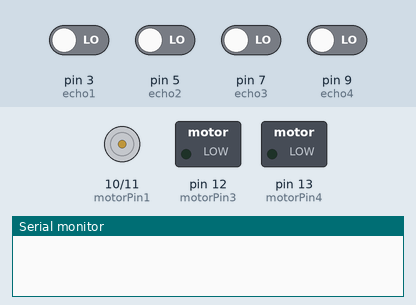
Recording of a sketch running on a simulated Arduino Uno, built with avr-gcc and run on an emulated ATmega328P. On the bench: motor-driver pin pairs drawn as motors (green arrow = first pin HIGH = forward, orange = second pin HIGH = backward, longer = more drive), switched loads named in the sketch (green lamp = pin HIGH), the last lines printed to the serial monitor. Inputs (shaded band) come from the test bench; at power-on: pin 3 (echo1), pin 5 (echo2), pin 7 (echo3), pin 9 (echo4) LOW. Pins used as bus, display or sensor lines are not drawn.

Above: at 3.5 s.
At 5.9 s:
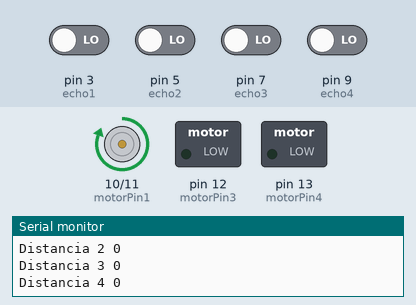
Timing chart, 0 to 7.5 s (numbered marks = the images above):
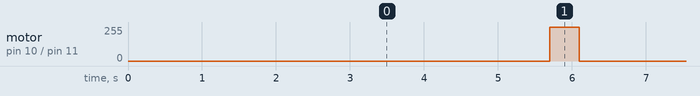

The sketch:

IVTdelLunes7.ino
```cpp
// VARIABLES
int trig1 = 2;
int echo1 = 3;
int trig2 = 4;
int echo2 = 5;
int trig3 = 6;
int echo3 = 7;
int trig4 = 8;
int echo4 = 9;

int motorPin1 = 10;
int motorPin2 = 11;
int motorPin3 = 12;
int motorPin4 = 13;
int counter = 0;
int dist1, inten1, dist2, inten2, dist3, inten3, dist4, inten4;

// SETUP
void setup()
{
  Serial.begin (9600);

//Definir los O e I
  pinMode (trig1, OUTPUT);
  pinMode (echo1, INPUT);
  pinMode (trig2, OUTPUT);
  pinMode (echo2, INPUT);
  pinMode (trig3, OUTPUT);
  pinMode (echo3, INPUT);
  pinMode (trig4, OUTPUT);
  pinMode (echo4, INPUT);

//Activar los sensores de proximidad.
  digitalWrite (trig1, LOW);
  digitalWrite (trig2, LOW);
  digitalWrite (trig3, LOW);
  digitalWrite (trig4, LOW);

// Definir los O e I de los motores
  pinMode(motorPin1, OUTPUT);
  pinMode(motorPin2, OUTPUT);
  pinMode(motorPin3, OUTPUT);
  pinMode(motorPin4, OUTPUT);

// Vibracion de bienvenida
  analogWrite(motorPin1, 75);
  analogWrite(motorPin2, 75);
  delay(100);
  analogWrite(motorPin1, 0);
  analogWrite(motorPin2, 0);
  delay(100);
  analogWrite(motorPin1, 75);
  analogWrite(motorPin2, 75);
  delay(100);
  analogWrite(motorPin1, 0);
  analogWrite(motorPin2, 0);
  delay(1000);
}

// Funcion MEASURE
int measure(int trig, int echo)
{
  int tiempo;
  digitalWrite (trig, HIGH);
  delay (100);
  digitalWrite (trig, LOW);
  tiempo = pulseIn (echo, HIGH);
  return tiempo / 58;
}

// LOOP
void loop()
{
  // Medidas de distancias de los sensores 1 y 2
  dist1 = measure(trig1, echo1);
  dist2 = measure(trig2, echo2);
  dist3 = measure(trig3, echo3);
  dist4 = measure(trig4, echo4);
  Serial.print("Distancia 1 ");
  Serial.println (dist1);
  Serial.print("Distancia 2 ");
  Serial.println (dist2);
  Serial.print("Distancia 3 ");
  Serial.println (dist3);
  Serial.print("Distancia 4 ");
  Serial.println (dist4);

  // Intensidad es inv. prop. a la distancia
  inten1 = 100 - dist1;
  inten2 = 100 - dist2;
  inten3 = 100 - dist3;
  inten4 = 100 - dist4;

 // Si la distancia es menor o igual a 20 cm en un sensor, vibrar con la intensidad en ese sensor.
  if (dist1 <= 5){
  digitalWrite(motorPin1, inten1);
  delay (100);
  digitalWrite (motorPin1, LOW);

  }
  if (dist2 <= 5){
  digitalWrite(motorPin1, inten1);
  delay (100);
  digitalWrite (motorPin1, LOW);
  }
  if (dist3 <= 5){
  digitalWrite(motorPin1, inten1);
  delay (100);
  digitalWrite (motorPin1, LOW);
  }
  if (dist4 <= 5){
  digitalWrite(motorPin1, inten1);
  delay (100);
  digitalWrite (motorPin1, LOW);
  }
}
```

Measured:
- by itself, motor on pin 10 (motorPin1) / pin 11 (motorPin2): alternates forward 255/255 for 0.40 s and stopped for 4.4 s
